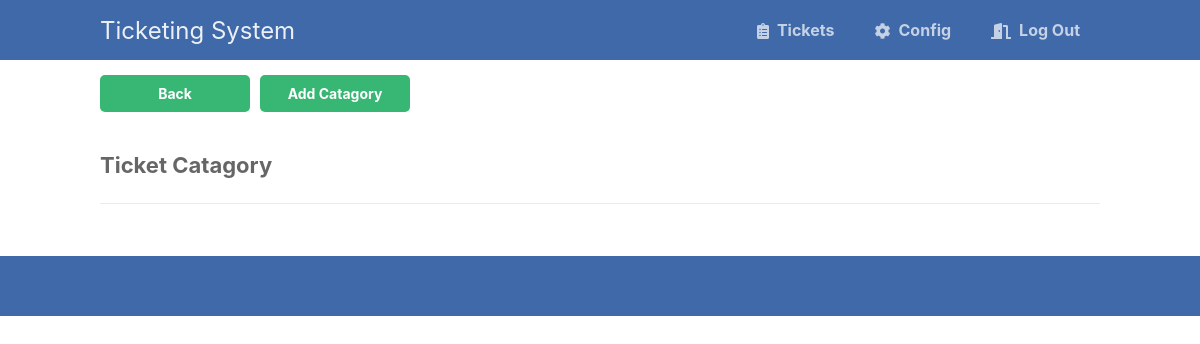
The page /admin/catagory.php (signed in) on the database as committed earlier.
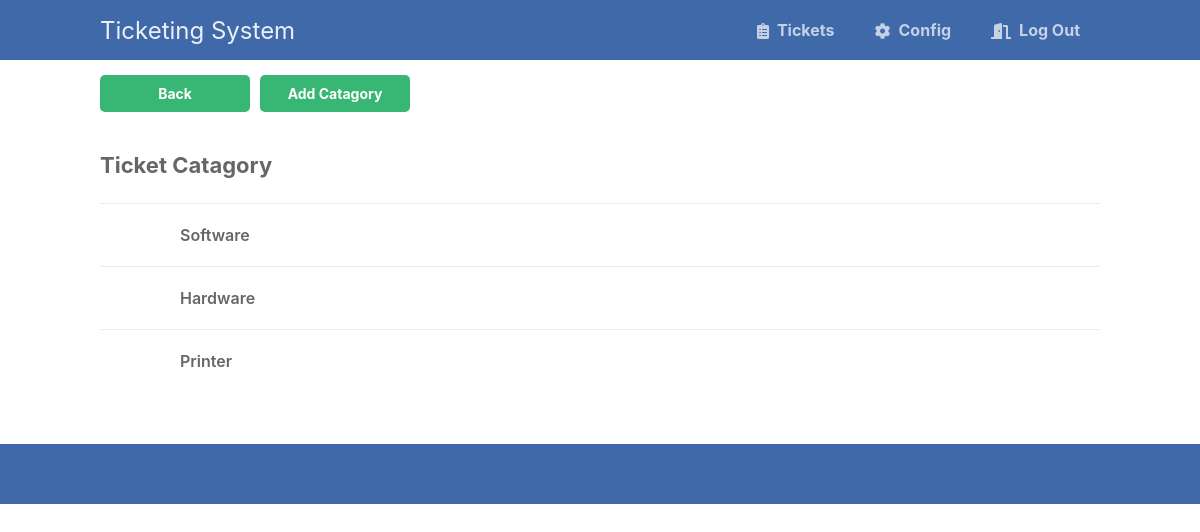
The same page on the database as committed later.
### tables this page shows
CREATE TABLE `catagory` (
  `id` int(11) NOT NULL,
  `catagory` varchar(250) NOT NULL
);

### admin/catagory.php (the view, shortened to what this page needs)
<?php
include '../inc/functions.php';
$pdo = pdo_connect_mysql();
$stmt = $pdo->prepare('SELECT * FROM catagory');
$stmt->execute();
$users = $stmt->fetchAll(PDO::FETCH_ASSOC);
?>
<?=template_header('Tickets')?>
<div class="content home">
	<div class="btns">
	<a href="config.php" class="btn" >Back</a>
		<a href="create_catagory.php" class="btn">Add Catagory</a>
	</div>
	<h2>Ticket Catagory</h2>
	<div class="tickets-list">
		<?php foreach ($users as $user): ?>
		<a href="view_catagory.php?id=<?=$user['id']?>" class="ticket">
			<span class="con">
				<i class="far fa-info fa-2x"></i>
			</span>
			<span class="con">
				<span class="title"><?=htmlspecialchars($user['catagory'], ENT_QUOTES)?></span>
			</span>
			<span class="con created"></span>
		</a>
		<?php endforeach; ?>
	</div>
</div>
<?=template_footer()?>

### inc/functions.php (shortened to what this page needs)
<?php
function template_header($title) {
echo <<<EOT
<!DOCTYPE html>
<html>
	<head>
		<meta charset="utf-8">
		<title>$title</title>
		<link href="style.css" rel="stylesheet" type="text/css">
		<link rel="stylesheet" href="https://use.fontawesome.com/releases/v5.7.1/css/all.css">
	</head>
	<body>
    <nav class="navtop">
    	<div>
    		<h1>Ticketing System</h1>
            <a href="index.php?vtickets=unassigned"><i class="fas fa-clipboard-list"></i>Tickets</a>
			<a href="config.php"><i class="fas fa-cog"></i>Config</a>
			<!--
			<a href="users.php"><i class="fas fa-user"></i>Users</a>
			<a href="search.php"><i class="fas fa-search"></i>Search</a>
			<a href="reports.php"><i class="fas fa-info"></i>Reports</a>
			-->
			<a href="../login.php"><i class="fas fa-door-open"></i>Log Out</a>
    	</div>
    </nav>
EOT;
}
function template_footer() {
echo <<<EOT
    <p>&nbsp;</p>
    <nav class="navtop">
	</nav>
	</body>
</html>
EOT;
}
?>

### admin/style.css (style rules this page uses)
* { box-sizing: border-box; font-family: -apple-system, BlinkMacSystemFont, "segoe ui", roboto, oxygen, ubuntu, cantarell, "fira sans", "droid sans", "helvetica neue", Arial, sans-serif; font-size: 16px; -webkit-font-smoothing: antialiased; -moz-osx-font-smoothing: grayscale; }
body { background-color: #FFFFFF; margin: 0; }
.navtop { background-color: #3f69a8; height: 60px; width: 100%; border: 0; }
.navtop div { display: flex; margin: 0 auto; width: 1000px; height: 100%; }
.navtop div h1, .navtop div a { display: inline-flex; align-items: center; }
.navtop div h1 { flex: 1; font-size: 24px; padding: 0; margin: 0; color: #ecf0f6; font-weight: normal; }
.navtop div a { padding: 0 20px; text-decoration: none; color: #c5d2e5; font-weight: bold; }
.navtop div a i { padding: 2px 8px 0 0; }
.content { width: 1000px; margin: 0 auto; }
.content h2 { margin: 0; padding: 25px 0; font-size: 22px; border-bottom: 1px solid #ebebeb; color: #666666; }
.btns { display: flex; }
.btns .btn { display: inline-block; text-decoration: none; background-color: #38b673; font-weight: bold; font-size: 14px; border-radius: 5px; color: #FFFFFF; padding: 10px 15px; margin: 15px 10px 15px 0; width: 150px; text-align: center; }
.home .tickets-list { display: flex; flex-flow: column; }
.home .tickets-list .ticket { padding: 15px 0; width: 100%; border-bottom: 1px solid #ebebeb; display: flex; text-decoration: none; }
.home .tickets-list .ticket .con { display: flex; justify-content: center; flex-flow: column; }
.home .tickets-list .ticket i { text-align: center; width: 80px; color: #b3b3b3; }
.home .tickets-list .ticket .title { font-weight: 600; color: #666666; }
.home .tickets-list .ticket .created { flex-grow: 1; align-items: flex-end; color: #999999; font-size: 14px; }
.home .tickets-list .ticket:last-child { border-bottom: 0; }

Rows that differ between the two databases and show on the page:
added catagory: catagory "Software"
added catagory: catagory "Hardware"
added catagory: catagory "Printer"
